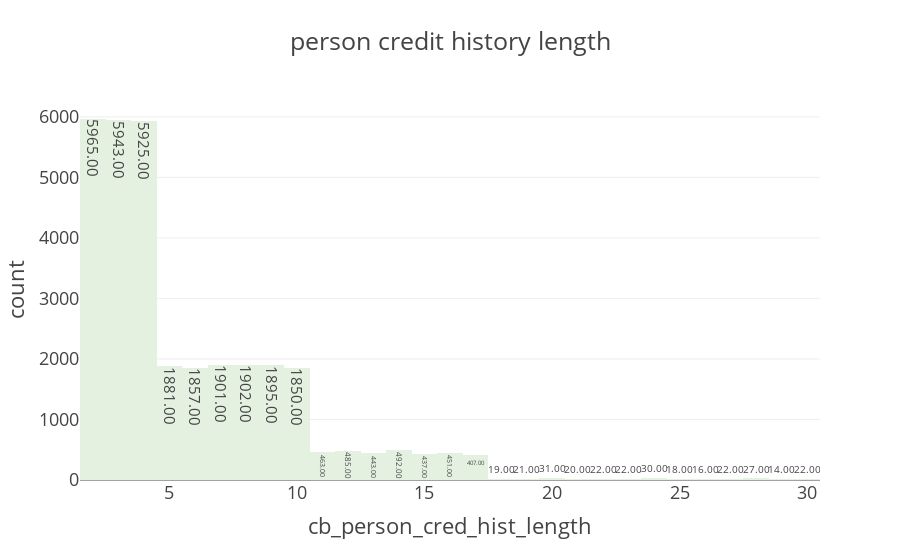

Source (notebook cell):
### Markdown cell above
Observations:Loan Intent are equally almost distributed

### Code cell
fig=px.histogram(data, x = 'cb_person_cred_hist_length', text_auto = '.2f',template = 'presentation', title = 'person credit history length',color_discrete_sequence=px.colors.sequential.Mint)
fig.update_layout()
fig.show()

### Figure 1 — Plotly figure (JSON) as saved in the notebook; plotly's stock layout.template omitted (floating-point values rounded to 4 significant figures; data arrays with more than 128 entries replaced by an {"elided": "..."} marker saying what was removed)
{"data": [{"alignmentgroup": "True", "bingroup": "x", "hovertemplate": "cb_person_cred_hist_length=%{x}<br>count=%{y}<extra></extra>", "legendgroup": "", "marker": {"color": "rgb(228, 241, 225)", "pattern": {"shape": ""}}, "name": "", "offsetgroup": "", "orientation": "v", "showlegend": false, "texttemplate": "%{value:.2f}", "type": "histogram", "x": {"elided": "32581 int values"}, "xaxis": "x", "yaxis": "y"}], "layout": {"barmode": "relative", "legend": {"tracegroupgap": 0}, "title": {"text": "person credit history length"}, "xaxis": {"anchor": "y", "domain": [0, 1], "title": {"text": "cb_person_cred_hist_length"}}, "yaxis": {"anchor": "x", "domain": [0, 1], "title": {"text": "count"}}}}
